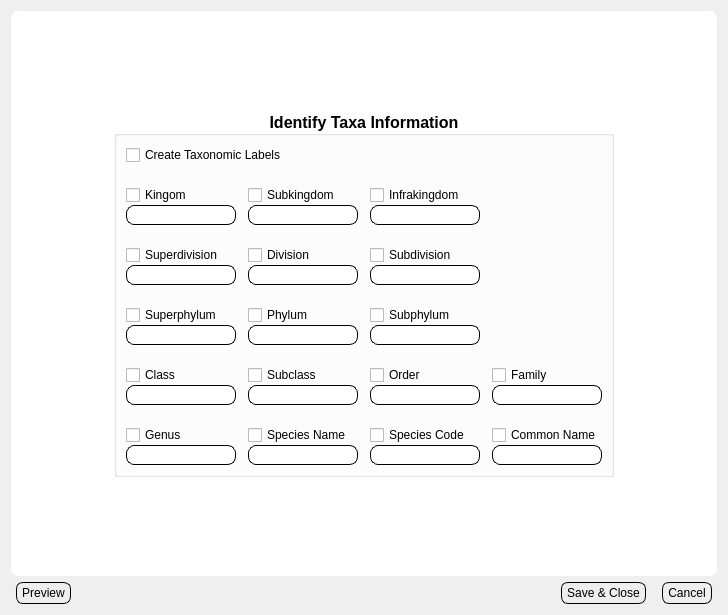
<?xml version="1.0" encoding="UTF-8"?>
<ui version="4.0">
 <class>Dialog</class>
 <widget class="QDialog" name="Dialog">
  <property name="geometry">
   <rect>
    <x>0</x>
    <y>0</y>
    <width>728</width>
    <height>615</height>
   </rect>
  </property>
  <property name="windowTitle">
   <string>Taxonomic Information</string>
  </property>
  <property name="styleSheet">
   <string notr="true">.QLabel{
	background: None;
	padding: 0px;
	margin: 0px;
}
.QComboBox {
    border: 1px solid gray;
    border-radius: 7px;
    padding: 2px;
	padding-left: 15px;
	background: #EEEEEE;
}
.QFrame, .QWidget{
	border-radius: 7;
	background: white;
}	



.QLineEdit{
	padding: 1px;
	border-style: solid;
	border: 1px solid black;
	border-radius: 8px;
	margin: 0px;
}

.QPushButton {
	color: black;
	background: #EEEEEE;
	border-width: 1px;
	border-color: black;
	border-style: solid;
	border-radius: 7;
	margin-top: 0px;
	margin-left: 5px;
	margin-right:5px;	
	padding-left: 5px;
	padding-right: 5px;
	padding-top: 3px;
	padding-bottom: 3px;
}


</string>
  </property>
  <layout class="QVBoxLayout" name="verticalLayout_21">
   <item>
    <layout class="QVBoxLayout" name="verticalLayout_20">
     <item>
      <widget class="QFrame" name="frame">
       <property name="sizePolicy">
        <sizepolicy hsizetype="Expanding" vsizetype="Expanding">
         <horstretch>0</horstretch>
         <verstretch>0</verstretch>
        </sizepolicy>
       </property>
       <property name="frameShape">
        <enum>QFrame::StyledPanel</enum>
       </property>
       <property name="frameShadow">
        <enum>QFrame::Raised</enum>
       </property>
       <layout class="QVBoxLayout" name="verticalLayout_19">
        <item>
         <layout class="QVBoxLayout" name="verticalLayout_18">
          <item>
           <spacer name="verticalSpacer">
            <property name="orientation">
             <enum>Qt::Vertical</enum>
            </property>
            <property name="sizeHint" stdset="0">
             <size>
              <width>378</width>
              <height>13</height>
             </size>
            </property>
           </spacer>
          </item>
          <item>
           <layout class="QHBoxLayout" name="horizontalLayout_2">
            <item>
             <spacer name="horizontalSpacer">
              <property name="orientation">
               <enum>Qt::Horizontal</enum>
              </property>
              <property name="sizeHint" stdset="0">
               <size>
                <width>13</width>
                <height>335</height>
               </size>
              </property>
             </spacer>
            </item>
            <item>
             <widget class="QGroupBox" name="groupBox">
              <property name="sizePolicy">
               <sizepolicy hsizetype="Fixed" vsizetype="Fixed">
                <horstretch>0</horstretch>
                <verstretch>0</verstretch>
               </sizepolicy>
              </property>
              <property name="font">
               <font>
                <pointsize>12</pointsize>
                <weight>75</weight>
                <bold>true</bold>
               </font>
              </property>
              <property name="title">
               <string>Identify Taxa Information</string>
              </property>
              <property name="alignment">
               <set>Qt::AlignCenter</set>
              </property>
              <layout class="QHBoxLayout" name="horizontalLayout">
               <item>
                <layout class="QGridLayout" name="gridLayout">
                 <property name="horizontalSpacing">
                  <number>12</number>
                 </property>
                 <property name="verticalSpacing">
                  <number>20</number>
                 </property>
                 <item row="0" column="0" colspan="2">
                  <widget class="QCheckBox" name="ckCreateTaxa">
                   <property name="text">
                    <string>Create Taxonomic Labels</string>
                   </property>
                  </widget>
                 </item>
                 <item row="1" column="0">
                  <layout class="QVBoxLayout" name="verticalLayout_6">
                   <item>
                    <widget class="QCheckBox" name="ckKingdom">
                     <property name="text">
                      <string>Kingom</string>
                     </property>
                    </widget>
                   </item>
                   <item>
                    <widget class="QLineEdit" name="lnedKingdom">
                     <property name="sizePolicy">
                      <sizepolicy hsizetype="Fixed" vsizetype="Fixed">
                       <horstretch>0</horstretch>
                       <verstretch>0</verstretch>
                      </sizepolicy>
                     </property>
                    </widget>
                   </item>
                  </layout>
                 </item>
                 <item row="1" column="1">
                  <layout class="QVBoxLayout" name="verticalLayout_7">
                   <item>
                    <widget class="QCheckBox" name="ckSubkingdom">
                     <property name="text">
                      <string>Subkingdom</string>
                     </property>
                    </widget>
                   </item>
                   <item>
                    <widget class="QLineEdit" name="lnedSubkingdom">
                     <property name="sizePolicy">
                      <sizepolicy hsizetype="Fixed" vsizetype="Fixed">
                       <horstretch>0</horstretch>
                       <verstretch>0</verstretch>
                      </sizepolicy>
                     </property>
                    </widget>
                   </item>
                  </layout>
                 </item>
                 <item row="1" column="2">
                  <layout class="QVBoxLayout" name="verticalLayout_8">
                   <item>
                    <widget class="QCheckBox" name="ckInfrakingdom">
                     <property name="text">
                      <string>Infrakingdom</string>
                     </property>
                    </widget>
                   </item>
                   <item>
                    <widget class="QLineEdit" name="lnedInfrakingdom">
                     <property name="sizePolicy">
                      <sizepolicy hsizetype="Fixed" vsizetype="Fixed">
                       <horstretch>0</horstretch>
                       <verstretch>0</verstretch>
                      </sizepolicy>
                     </property>
                    </widget>
                   </item>
                  </layout>
                 </item>
                 <item row="2" column="0">
                  <layout class="QVBoxLayout" name="verticalLayout_10">
                   <item>
                    <widget class="QCheckBox" name="ckSuperdivision">
                     <property name="text">
                      <string>Superdivision</string>
                     </property>
                    </widget>
                   </item>
                   <item>
                    <widget class="QLineEdit" name="lnedSuperdivision">
                     <property name="sizePolicy">
                      <sizepolicy hsizetype="Fixed" vsizetype="Fixed">
                       <horstretch>0</horstretch>
                       <verstretch>0</verstretch>
                      </sizepolicy>
                     </property>
                    </widget>
                   </item>
                  </layout>
                 </item>
                 <item row="2" column="2">
                  <layout class="QVBoxLayout" name="verticalLayout_9">
                   <item>
                    <widget class="QCheckBox" name="ckSubdivision">
                     <property name="text">
                      <string>Subdivision</string>
                     </property>
                    </widget>
                   </item>
                   <item>
                    <widget class="QLineEdit" name="lnedSubdivision">
                     <property name="sizePolicy">
                      <sizepolicy hsizetype="Fixed" vsizetype="Fixed">
                       <horstretch>0</horstretch>
                       <verstretch>0</verstretch>
                      </sizepolicy>
                     </property>
                    </widget>
                   </item>
                  </layout>
                 </item>
                 <item row="3" column="0">
                  <layout class="QVBoxLayout" name="verticalLayout_12">
                   <item>
                    <widget class="QCheckBox" name="ckSuperphylum">
                     <property name="text">
                      <string>Superphylum</string>
                     </property>
                    </widget>
                   </item>
                   <item>
                    <widget class="QLineEdit" name="lnedSuperphylum">
                     <property name="sizePolicy">
                      <sizepolicy hsizetype="Fixed" vsizetype="Fixed">
                       <horstretch>0</horstretch>
                       <verstretch>0</verstretch>
                      </sizepolicy>
                     </property>
                    </widget>
                   </item>
                  </layout>
                 </item>
                 <item row="3" column="1">
                  <layout class="QVBoxLayout" name="verticalLayout_14">
                   <item>
                    <widget class="QCheckBox" name="ckPhylum">
                     <property name="text">
                      <string>Phylum</string>
                     </property>
                    </widget>
                   </item>
                   <item>
                    <widget class="QLineEdit" name="lnedPhylum">
                     <property name="sizePolicy">
                      <sizepolicy hsizetype="Fixed" vsizetype="Fixed">
                       <horstretch>0</horstretch>
                       <verstretch>0</verstretch>
                      </sizepolicy>
                     </property>
                    </widget>
                   </item>
                  </layout>
                 </item>
                 <item row="3" column="2">
                  <layout class="QVBoxLayout" name="verticalLayout_13">
                   <item>
                    <widget class="QCheckBox" name="ckSubphylum">
                     <property name="text">
                      <string>Subphylum</string>
                     </property>
                    </widget>
                   </item>
                   <item>
                    <widget class="QLineEdit" name="lnedSubphylum">
                     <property name="sizePolicy">
                      <sizepolicy hsizetype="Fixed" vsizetype="Fixed">
                       <horstretch>0</horstretch>
                       <verstretch>0</verstretch>
                      </sizepolicy>
                     </property>
                    </widget>
                   </item>
                  </layout>
                 </item>
                 <item row="4" column="0">
                  <layout class="QVBoxLayout" name="verticalLayout_15">
                   <item>
                    <widget class="QCheckBox" name="ckClass">
                     <property name="layoutDirection">
                      <enum>Qt::LeftToRight</enum>
                     </property>
                     <property name="text">
                      <string>Class</string>
                     </property>
                    </widget>
                   </item>
                   <item>
                    <widget class="QLineEdit" name="lnedClass">
                     <property name="sizePolicy">
                      <sizepolicy hsizetype="Fixed" vsizetype="Fixed">
                       <horstretch>0</horstretch>
                       <verstretch>0</verstretch>
                      </sizepolicy>
                     </property>
                    </widget>
                   </item>
                  </layout>
                 </item>
                 <item row="4" column="1">
                  <layout class="QVBoxLayout" name="verticalLayout_16">
                   <item>
                    <widget class="QCheckBox" name="ckSubclass">
                     <property name="text">
                      <string>Subclass</string>
                     </property>
                    </widget>
                   </item>
                   <item>
                    <widget class="QLineEdit" name="lnedSubclass">
                     <property name="sizePolicy">
                      <sizepolicy hsizetype="Fixed" vsizetype="Fixed">
                       <horstretch>0</horstretch>
                       <verstretch>0</verstretch>
                      </sizepolicy>
                     </property>
                    </widget>
                   </item>
                  </layout>
                 </item>
                 <item row="4" column="2">
                  <layout class="QVBoxLayout" name="verticalLayout_17">
                   <item>
                    <widget class="QCheckBox" name="ckOrder">
                     <property name="text">
                      <string>Order</string>
                     </property>
                    </widget>
                   </item>
                   <item>
                    <widget class="QLineEdit" name="lnedOrder">
                     <property name="sizePolicy">
                      <sizepolicy hsizetype="Fixed" vsizetype="Fixed">
                       <horstretch>0</horstretch>
                       <verstretch>0</verstretch>
                      </sizepolicy>
                     </property>
                    </widget>
                   </item>
                  </layout>
                 </item>
                 <item row="4" column="3">
                  <layout class="QVBoxLayout" name="verticalLayout_5">
                   <item>
                    <widget class="QCheckBox" name="ckFamily">
                     <property name="text">
                      <string>Family</string>
                     </property>
                    </widget>
                   </item>
                   <item>
                    <widget class="QLineEdit" name="lnedFamily">
                     <property name="sizePolicy">
                      <sizepolicy hsizetype="Fixed" vsizetype="Fixed">
                       <horstretch>0</horstretch>
                       <verstretch>0</verstretch>
                      </sizepolicy>
                     </property>
                    </widget>
                   </item>
                  </layout>
                 </item>
                 <item row="5" column="0">
                  <layout class="QVBoxLayout" name="verticalLayout_4">
                   <item>
                    <widget class="QCheckBox" name="ckGenus">
                     <property name="text">
                      <string>Genus</string>
                     </property>
                    </widget>
                   </item>
                   <item>
                    <widget class="QLineEdit" name="lnedGenus">
                     <property name="sizePolicy">
                      <sizepolicy hsizetype="Fixed" vsizetype="Fixed">
                       <horstretch>0</horstretch>
                       <verstretch>0</verstretch>
                      </sizepolicy>
                     </property>
                    </widget>
                   </item>
                  </layout>
                 </item>
                 <item row="5" column="1">
                  <layout class="QVBoxLayout" name="verticalLayout_3">
                   <item>
                    <widget class="QCheckBox" name="ckSpp">
                     <property name="text">
                      <string>Species Name</string>
                     </property>
                    </widget>
                   </item>
                   <item>
                    <widget class="QLineEdit" name="lnedSpp">
                     <property name="sizePolicy">
                      <sizepolicy hsizetype="Fixed" vsizetype="Fixed">
                       <horstretch>0</horstretch>
                       <verstretch>0</verstretch>
                      </sizepolicy>
                     </property>
                    </widget>
                   </item>
                  </layout>
                 </item>
                 <item row="5" column="2">
                  <layout class="QVBoxLayout" name="verticalLayout_2">
                   <item>
                    <widget class="QCheckBox" name="ckSppCode">
                     <property name="text">
                      <string>Species Code</string>
                     </property>
                    </widget>
                   </item>
                   <item>
                    <widget class="QLineEdit" name="lnedSppCode">
                     <property name="sizePolicy">
                      <sizepolicy hsizetype="Fixed" vsizetype="Fixed">
                       <horstretch>0</horstretch>
                       <verstretch>0</verstretch>
                      </sizepolicy>
                     </property>
                    </widget>
                   </item>
                  </layout>
                 </item>
                 <item row="5" column="3">
                  <layout class="QVBoxLayout" name="verticalLayout">
                   <item>
                    <widget class="QCheckBox" name="ckCommonname">
                     <property name="text">
                      <string>Common Name</string>
                     </property>
                    </widget>
                   </item>
                   <item>
                    <widget class="QLineEdit" name="lnedCommonname">
                     <property name="sizePolicy">
                      <sizepolicy hsizetype="Fixed" vsizetype="Fixed">
                       <horstretch>0</horstretch>
                       <verstretch>0</verstretch>
                      </sizepolicy>
                     </property>
                    </widget>
                   </item>
                  </layout>
                 </item>
                 <item row="2" column="1">
                  <layout class="QVBoxLayout" name="verticalLayout_11">
                   <item>
                    <widget class="QCheckBox" name="ckDivision">
                     <property name="text">
                      <string>Division</string>
                     </property>
                    </widget>
                   </item>
                   <item>
                    <widget class="QLineEdit" name="lnedDivision">
                     <property name="sizePolicy">
                      <sizepolicy hsizetype="Fixed" vsizetype="Fixed">
                       <horstretch>0</horstretch>
                       <verstretch>0</verstretch>
                      </sizepolicy>
                     </property>
                    </widget>
                   </item>
                  </layout>
                 </item>
                </layout>
               </item>
              </layout>
             </widget>
            </item>
            <item>
             <spacer name="horizontalSpacer_2">
              <property name="orientation">
               <enum>Qt::Horizontal</enum>
              </property>
              <property name="sizeHint" stdset="0">
               <size>
                <width>13</width>
                <height>335</height>
               </size>
              </property>
             </spacer>
            </item>
           </layout>
          </item>
          <item>
           <spacer name="verticalSpacer_2">
            <property name="orientation">
             <enum>Qt::Vertical</enum>
            </property>
            <property name="sizeHint" stdset="0">
             <size>
              <width>13</width>
              <height>13</height>
             </size>
            </property>
           </spacer>
          </item>
         </layout>
        </item>
       </layout>
      </widget>
     </item>
     <item>
      <layout class="QHBoxLayout" name="horizontalLayout_3">
       <item>
        <widget class="QPushButton" name="btnTaxasubmit">
         <property name="text">
          <string>Preview</string>
         </property>
        </widget>
       </item>
       <item>
        <spacer name="horizontalSpacer_3">
         <property name="orientation">
          <enum>Qt::Horizontal</enum>
         </property>
         <property name="sizeHint" stdset="0">
          <size>
           <width>40</width>
           <height>20</height>
          </size>
         </property>
        </spacer>
       </item>
       <item>
        <widget class="QPushButton" name="btnSaveClose">
         <property name="text">
          <string>Save &amp;&amp; Close</string>
         </property>
        </widget>
       </item>
       <item>
        <widget class="QPushButton" name="btnCancel">
         <property name="text">
          <string>Cancel</string>
         </property>
        </widget>
       </item>
      </layout>
     </item>
    </layout>
   </item>
  </layout>
 </widget>
 <tabstops>
  <tabstop>ckCreateTaxa</tabstop>
  <tabstop>ckKingdom</tabstop>
  <tabstop>lnedKingdom</tabstop>
  <tabstop>ckSubkingdom</tabstop>
  <tabstop>lnedSubkingdom</tabstop>
  <tabstop>ckInfrakingdom</tabstop>
  <tabstop>lnedInfrakingdom</tabstop>
  <tabstop>ckSuperdivision</tabstop>
  <tabstop>lnedSuperdivision</tabstop>
  <tabstop>ckDivision</tabstop>
  <tabstop>lnedDivision</tabstop>
  <tabstop>ckSubdivision</tabstop>
  <tabstop>lnedSubdivision</tabstop>
  <tabstop>ckSuperphylum</tabstop>
  <tabstop>lnedSuperphylum</tabstop>
  <tabstop>ckPhylum</tabstop>
  <tabstop>lnedPhylum</tabstop>
  <tabstop>ckSubphylum</tabstop>
  <tabstop>lnedSubphylum</tabstop>
  <tabstop>ckClass</tabstop>
  <tabstop>lnedClass</tabstop>
  <tabstop>ckSubclass</tabstop>
  <tabstop>lnedSubclass</tabstop>
  <tabstop>ckOrder</tabstop>
  <tabstop>lnedOrder</tabstop>
  <tabstop>ckFamily</tabstop>
  <tabstop>lnedFamily</tabstop>
  <tabstop>ckGenus</tabstop>
  <tabstop>lnedGenus</tabstop>
  <tabstop>ckSpp</tabstop>
  <tabstop>lnedSpp</tabstop>
  <tabstop>ckSppCode</tabstop>
  <tabstop>lnedSppCode</tabstop>
  <tabstop>ckCommonname</tabstop>
  <tabstop>lnedCommonname</tabstop>
  <tabstop>btnTaxasubmit</tabstop>
  <tabstop>btnSaveClose</tabstop>
  <tabstop>btnCancel</tabstop>
 </tabstops>
 <resources/>
 <connections/>
</ui>
